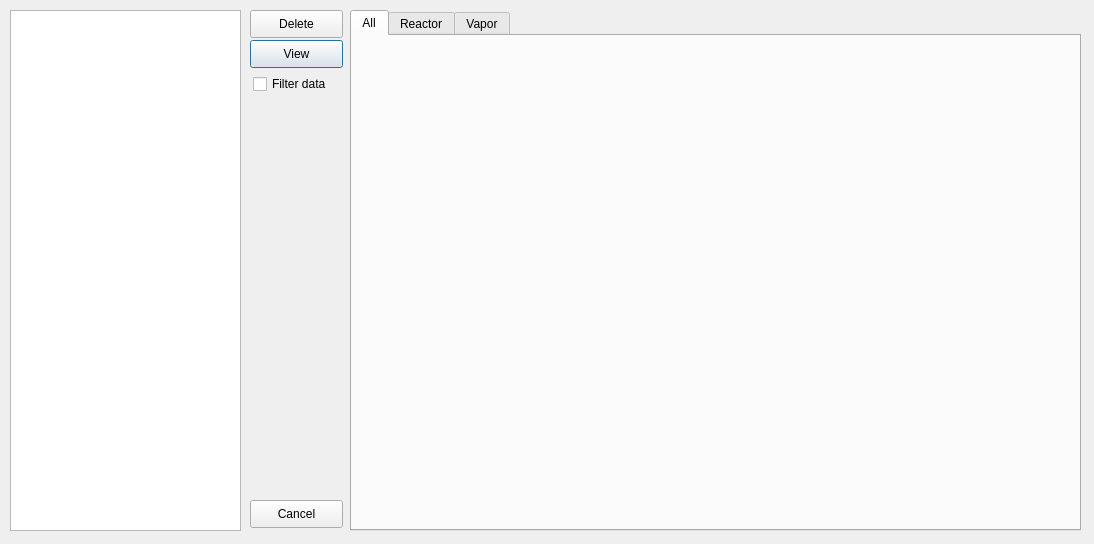
<?xml version="1.0" encoding="UTF-8"?>
<ui version="4.0">
 <class>Dialog</class>
 <widget class="QDialog" name="Dialog">
  <property name="geometry">
   <rect>
    <x>0</x>
    <y>0</y>
    <width>1094</width>
    <height>544</height>
   </rect>
  </property>
  <property name="windowTitle">
   <string>Dialog</string>
  </property>
  <widget class="QListWidget" name="tables">
   <property name="geometry">
    <rect>
     <x>10</x>
     <y>10</y>
     <width>231</width>
     <height>521</height>
    </rect>
   </property>
  </widget>
  <widget class="QPushButton" name="view_btn">
   <property name="geometry">
    <rect>
     <x>250</x>
     <y>40</y>
     <width>93</width>
     <height>28</height>
    </rect>
   </property>
   <property name="text">
    <string>View</string>
   </property>
  </widget>
  <widget class="QPushButton" name="delete_btn">
   <property name="geometry">
    <rect>
     <x>250</x>
     <y>10</y>
     <width>93</width>
     <height>28</height>
    </rect>
   </property>
   <property name="text">
    <string>Delete</string>
   </property>
  </widget>
  <widget class="QPushButton" name="cancel_btn">
   <property name="geometry">
    <rect>
     <x>250</x>
     <y>500</y>
     <width>93</width>
     <height>28</height>
    </rect>
   </property>
   <property name="text">
    <string>Cancel</string>
   </property>
  </widget>
  <widget class="QTabWidget" name="plot_widget">
   <property name="geometry">
    <rect>
     <x>350</x>
     <y>10</y>
     <width>731</width>
     <height>521</height>
    </rect>
   </property>
   <property name="toolTip">
    <string>&lt;html&gt;&lt;head/&gt;&lt;body&gt;&lt;p&gt;&lt;br/&gt;&lt;/p&gt;&lt;/body&gt;&lt;/html&gt;</string>
   </property>
   <property name="currentIndex">
    <number>0</number>
   </property>
   <widget class="QWidget" name="all_data">
    <attribute name="title">
     <string>All</string>
    </attribute>
   </widget>
   <widget class="QWidget" name="reactor_data">
    <attribute name="title">
     <string>Reactor</string>
    </attribute>
   </widget>
   <widget class="QWidget" name="vapor_data">
    <attribute name="title">
     <string>Vapor</string>
    </attribute>
   </widget>
  </widget>
  <widget class="QCheckBox" name="filter_checkbox">
   <property name="geometry">
    <rect>
     <x>253</x>
     <y>70</y>
     <width>93</width>
     <height>28</height>
    </rect>
   </property>
   <property name="text">
    <string>Filter data</string>
   </property>
  </widget>
 </widget>
 <resources/>
 <connections/>
</ui>
